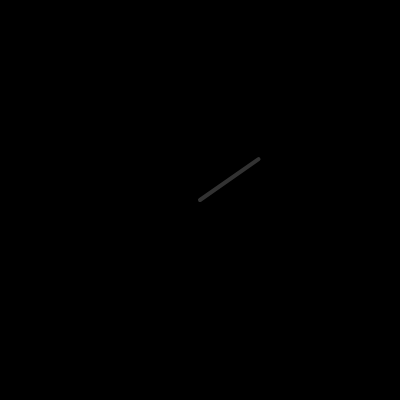
Frame 1 (no input)
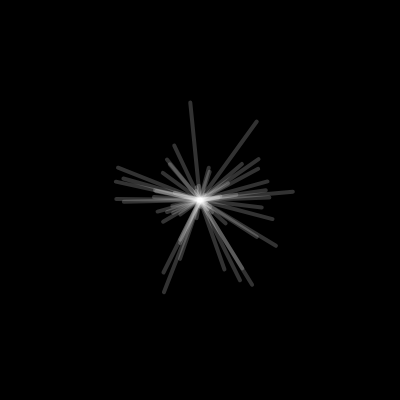
Frame 60 (no input)
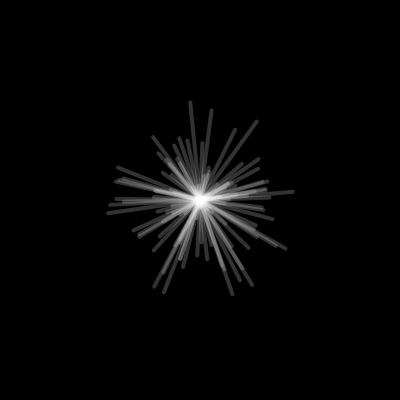
Frame 120 (the mouse pressed at the canvas centre since frame 60)

The p5.js sketch that drew these frames (run headless with seeded random() and noise() and a simulated clock; from frame 60 on, the mouse is pressed at the canvas centre):

// p5.js sketch
// ── sketch.js
function setup() {
  createCanvas(400, 400);
  background(0);
}

function draw() {
  //background(0);
  // "Move" 0, 0  from left top corner to center
  translate(width * 0.5, height * 0.5);

  // If we use random values for x and y, we get a square as a result,
  // because both the direction and the magnitude are random,
  // let v = createVector(random(-100, 100), random(-100, 100));

  // The vector unit are a vector with the length of 1 in any direction by default,
  // we use that when we don't care about magnitude and concentrate on direction.
  // There are a built in function in p5js that let us create a random unit vector
  v = p5.Vector.random2D();
  // This give us a tiny circle in the middle of the screen, and we can't actually see
  // anything because the length are 1px. We can use the mult() multiply function in p5
  // and we can also make it random, by using the random function.
  v.mult(random(0, 100));

  strokeWeight(4);
  // last number is the alfa value
  stroke(255, 50);

  line(0, 0, v.x, v.y);
}
